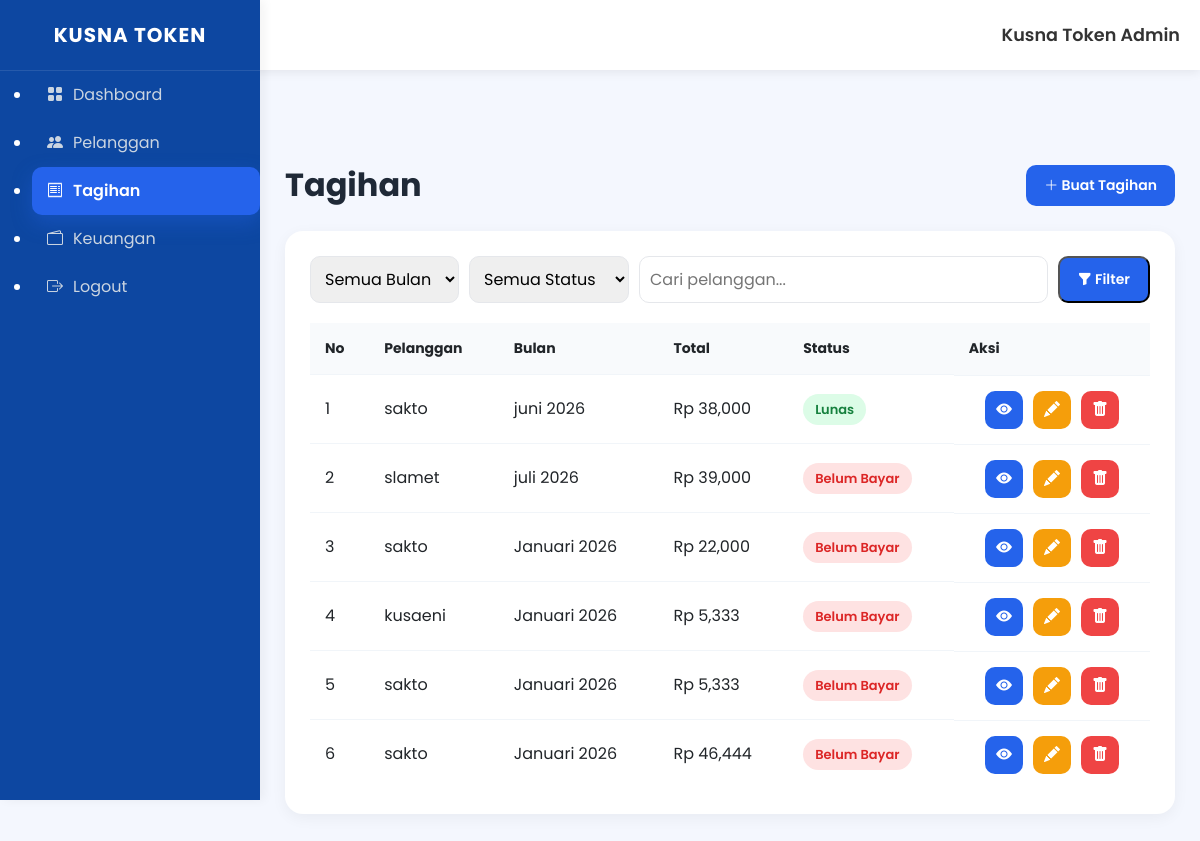
The app's page /admin/tagihan (signed in), older data.
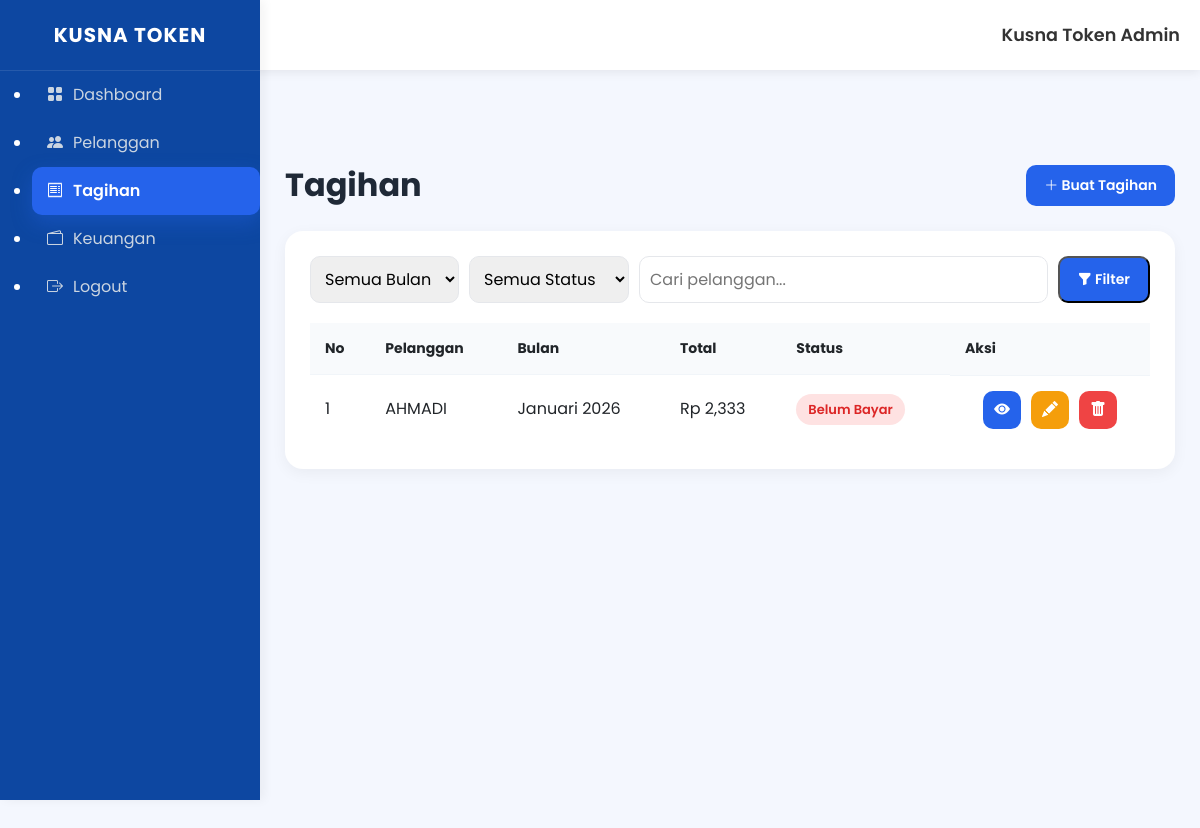
The same page, newer data.
### models/tagihan.py (models this page shows)
class Tagihan(db.Model):
    id = db.Column(db.Integer, primary_key=True)
    pelanggan_id = db.Column(
        db.Integer,
        db.ForeignKey("pelanggan.id")
    )
    pelanggan = db.relationship(
        "Pelanggan",
        backref="tagihan"
    )
    bulan = db.Column(db.String(20))
    tahun = db.Column(db.String(10))
    tagihan_pln = db.Column(db.Integer)
    admin = db.Column(db.Integer)
    total = db.Column(db.Integer)
    status = db.Column(
        db.String(30),
        default="Belum Dibayar"
    )
    tanggal_bayar = db.Column(db.String(30))

### models/pelanggan.py (models this page shows)
class Pelanggan(db.Model):
    id = db.Column(db.Integer, primary_key=True)
    nama = db.Column(db.String(100))
    id_pln = db.Column(db.String(50))

### app.py (the view)
@app.route("/admin/tagihan")
def admin_tagihan():
    if not session.get("admin"):
        return redirect("/login")
    keyword = request.args.get("search")
    status = request.args.get("status")
    bulan = request.args.get("bulan")
    query = Tagihan.query.join(Pelanggan)
    if keyword:
        query = query.filter(
            Pelanggan.nama.contains(keyword)
        )
    if status:
        query = query.filter(
            Tagihan.status == status
        )
    if bulan:
        query = query.filter(
            Tagihan.bulan == bulan
        )
    semua_tagihan = query.all()
    return render_template(
        "admin_tagihan.html",
        tagihan=semua_tagihan,
        active_page="tagihan"
    )

### templates/admin_tagihan.html (shortened to what this page needs)
{% extends "admin_layout.html" %} {% block content %}
<div class="page-header">
  <h2>Tagihan</h2>
  <a href="/admin/tambah-tagihan" class="btn-primary-custom">
    <i class="bi bi-plus-lg"></i>
    Buat Tagihan
  </a>
</div>
<div class="table-card">
  <form method="GET" class="table-filter">
    <select name="bulan">
      <option value="">Semua Bulan</option>
    </select>
    <select name="status">
      <option value="">Semua Status</option>
    </select>
    <input type="text" name="search" placeholder="Cari pelanggan..." />
    <button type="submit" class="btn-primary-custom">
      <i class="bi bi-funnel-fill"></i>
      Filter
    </button>
  </form>
  <div class="table-responsive">
    <table class="table-custom">
      <thead>
        <tr>
          <th>No</th>
          <th>Pelanggan</th>
          <th>Bulan</th>
          <th>Total</th>
          <th>Status</th>
          <th>Aksi</th>
        </tr>
      </thead>
      <tbody>
        {% for item in tagihan %}
        <tr>
          <td>{{ loop.index }}</td>
          <td>{{ item.pelanggan.nama }}</td>
          <td>{{ item.bulan }} {{ item.tahun }}</td>
          <td>Rp {{ "{:,}".format(item.total) }}</td>
          <td>
            {% if item.status == "Sudah Dibayar" %}
            <span class="badge-lunas"> Lunas </span>
            {% else %}
            <span class="badge-belum"> Belum Bayar </span>
            {% endif %}
          </td>
          <td class="aksi">
            <a
              href="/admin/detail-tagihan/{{ item.id }}"
              class="btn-detail"
              title="Lihat Detail"
            >
              <i class="bi bi-eye-fill"></i>
            </a>
            <a
              href="/admin/edit-tagihan/{{ item.id }}"
              class="btn-edit"
              title="Edit"
            >
              <i class="bi bi-pencil-fill"></i>
            </a>
            <a
              href="/admin/hapus-tagihan/{{ item.id }}"
              class="btn-hapus"
              onclick="return confirm('Hapus tagihan ini?');"
              title="Hapus"
            >
              <i class="bi bi-trash-fill"></i>
            </a>
          </td>
        </tr>
        {% endfor %}
      </tbody>
    </table>
  </div>
  {% endblock %}

Row changes from the older to the newer data that the page shows:
no longer on this page (row edited): Tagihan: pelanggan.nama "sakto", bulan "juni", tahun "2026", total "38,000", status "Lunas"
no longer on this page (row edited): Tagihan: pelanggan.nama "slamet", bulan "juli", tahun "2026", total "39,000", status "Belum Bayar"
no longer on this page (row edited): Tagihan: pelanggan.nama "sakto", bulan "Januari", tahun "2026", total "22,000", status "Belum Bayar"
no longer on this page (row edited): Tagihan: pelanggan.nama "kusaeni", bulan "Januari", tahun "2026", total "5,333", status "Belum Bayar"
no longer on this page (row edited): Tagihan: pelanggan.nama "sakto", bulan "Januari", tahun "2026", total "5,333", status "Belum Bayar"
no longer on this page (row edited): Tagihan: pelanggan.nama "sakto", bulan "Januari", tahun "2026", total "46,444", status "Belum Bayar"
added Tagihan: pelanggan.nama "AHMADI", bulan "Januari", tahun "2026", total "2,333", status "Belum Bayar"
